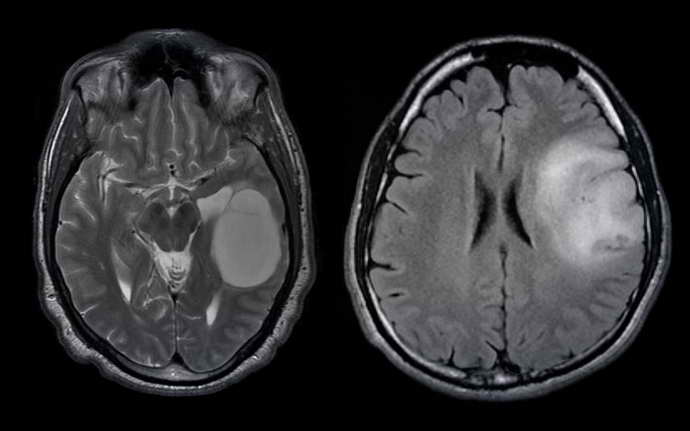
#> input picture IW2/MPT_3.jpg, 690 x 431 px, found by its file name
$ python Kanny_IW2.py   (older library calls are emulated)
#> lines starting #> are read from the running program, lines starting #| are printed output that depends on the picture; after the words box and inside, x2 and y2 are one past the last pixel; in counts of white or black regions, pixels touching at a corner belong together
import cv2
import numpy as np

# image = cv2.imread('IW1\MPT_1.jpg', cv2.IMREAD_GRAYSCALE) # идеал - threshold1=50, threshold2=100
# image = cv2.imread('C:\ACOM\IW1\MPT_2.jpg', cv2.IMREAD_GRAYSCALE) # идеал - threshold1=50, threshold2=250
image = cv2.imread('C:\ACOM\IW1\MPT_3.jpg', cv2.IMREAD_GRAYSCALE) # идеал - threshold1=50, threshold2=100
#> image: shape (431, 690); min 0, max 255, mean 48.8
# image = cv2.imread('C:\ACOM\IW1\MPT_4.jpg', cv2.IMREAD_GRAYSCALE) # идеал - threshold1=50, threshold2=270
# image = cv2.imread('C:\ACOM\IW1\MPT_5.jpg', cv2.IMREAD_GRAYSCALE) # идеал - threshold1=100, threshold2=200(250)


# Предобработка: выравнивание контраста с помощью гистограммы (но мы об это не скажем)
image_eq = cv2.equalizeHist(image)
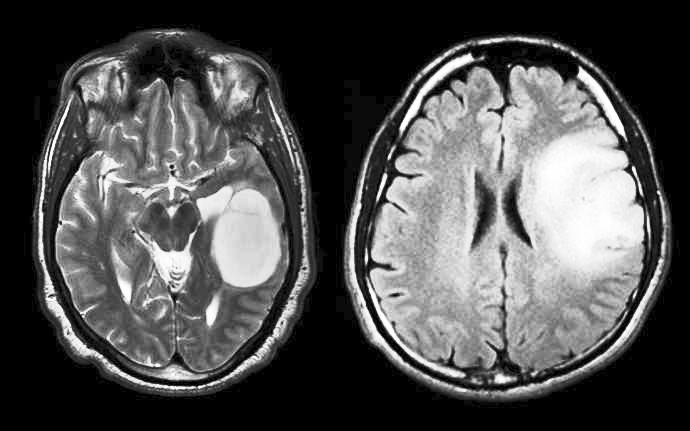
#> image_eq: shape (431, 690); min 0, max 255, mean 80.5
blurred = cv2.GaussianBlur(image, (3, 3), 1)

# [9 lines of commented-out code are left out]
edges = cv2.Canny(blurred, threshold1=50, threshold2=150)
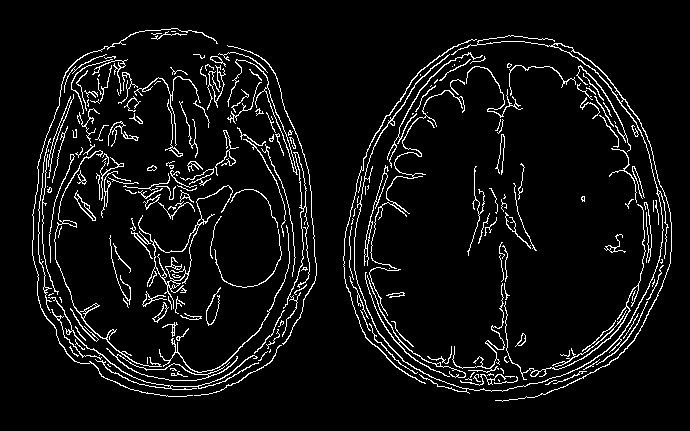
#> edges: shape (431, 690); 6.4% white in thin lines or dots, all inside (x1, y1, x2, y2) = (32, 28, 672, 402)
laplacian = cv2.Laplacian(blurred, cv2.CV_64F)
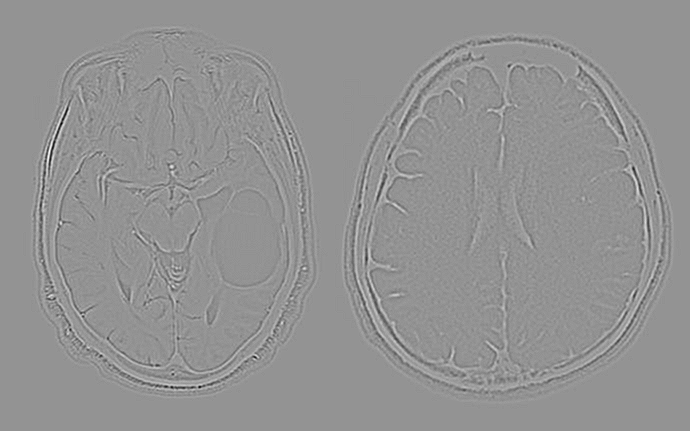
#> laplacian: shape (431, 690) float64; min -113, max 83, mean 0; drawn with min black and max white
# 4. Нормализация значений результата лапласиана в диапазон (0, 255)
laplacian_normalized = cv2.normalize(laplacian, None, 0, 255, cv2.NORM_MINMAX)
laplacian_normalized = np.uint8(laplacian_normalized)

# 5. Применение порогового преобразования для выделения границ
# Пороговые значения 40 и 255 можно настроить:
_, thresholded_laplacian = cv2.threshold(laplacian, 5, 30, cv2.THRESH_BINARY)
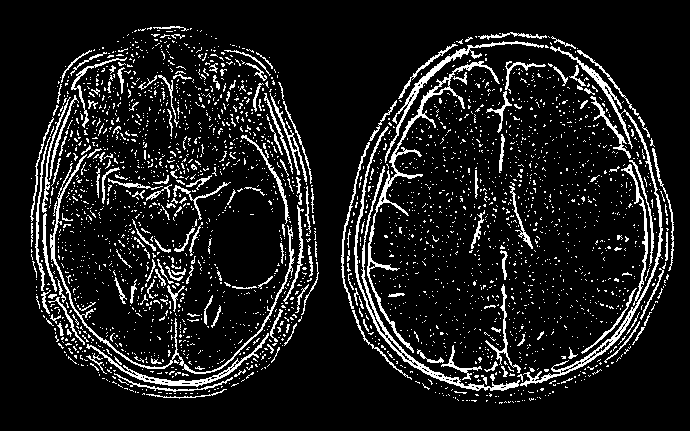
#> thresholded_laplacian: shape (431, 690) float64; values 0 (black) and 30 (white), 10.9% white in thin lines or dots, all inside (x1, y1, x2, y2) = (30, 26, 674, 404)


# cv2.imwrite('50-150.png', edges)
# ---------------------------------------------------------------------------------
# МОРФОЛОГИЧЕСКАЯ ОБРАБОТКА  (можно нахуй делетнуть, я просто игрался)
kernel = np.ones((5, 5), np.uint8)
dilated = cv2.dilate(edges, kernel, iterations=2)
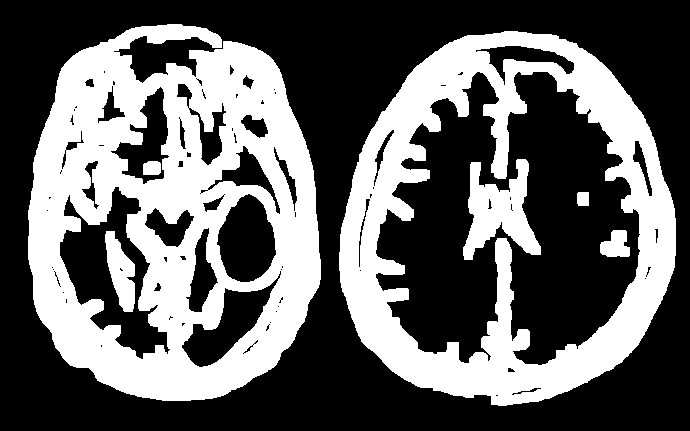
#> dilated: shape (431, 690); 38.7% white; 7 white regions
contours, _ = cv2.findContours(dilated, cv2.RETR_EXTERNAL, cv2.CHAIN_APPROX_SIMPLE)
#> contours = 2 contours; box (x1, y1, x2, y2) and area: (339, 31, 676, 406) 98018, (28, 24, 321, 401) 87222
filled_mask = np.zeros_like(image)
cv2.drawContours(filled_mask, contours, -1, (255), thickness=cv2.FILLED)
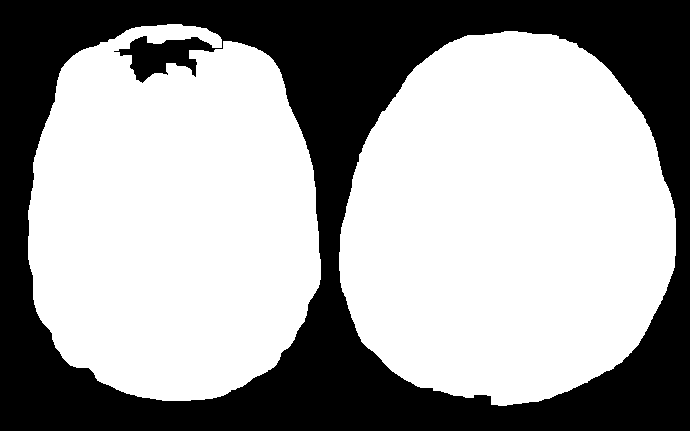
#> filled_mask: shape (431, 690); 62.7% white; 1 black region, box (x1, y1, x2, y2) and area: (0, 0, 690, 431) 110945
highlights = cv2.bitwise_and(image, image, mask=filled_mask)
# ---------------------------------------------------------------------------------

cv2.imshow('Original', image)
cv2.imshow('Границы засветов (Канни)', edges)
# cv2.imwrite('Laplacian3.jpg', thresholded_laplacian)
# cv2.imshow('Detection', highlights)5
cv2.waitKey(0)
cv2.destroyAllWindows()

$ run again, with IW2/MPT_1.jpg copied over IW2/MPT_3.jpg
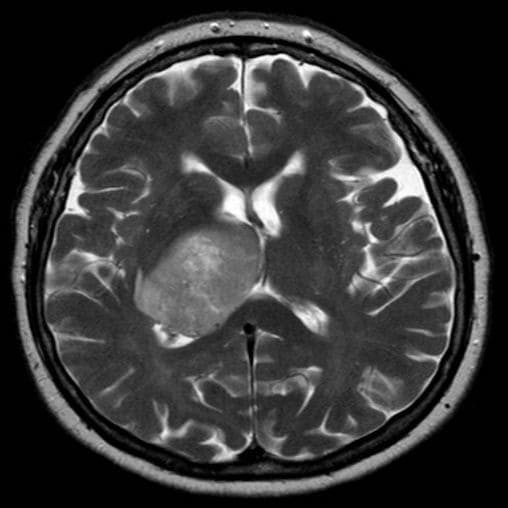
#> input picture IW2/MPT_1.jpg, 508 x 508 px, found by its file name
#> image is the input picture: shape (508, 508); min 0, max 255, mean 56.4
#> `edges = cv2.Canny(blurred, threshold1=50, threshold2=150)`:
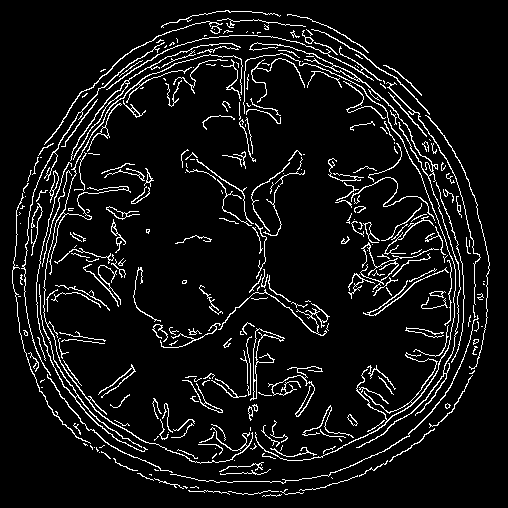
#> edges: shape (508, 508); 7.5% white in thin lines or dots
#> thresholded_laplacian: shape (508, 508) float64; values 0 (black) and 30 (white), 12.9% white in thin lines or dots
#> dilated: shape (508, 508); 47.8% white; 5 white regions
#> contours = 1 contour; box (x1, y1, x2, y2) and area: (8, 6, 494, 501) 189710
#> `cv2.drawContours(filled_mask, contours, -1, (255), thickness=cv2.FILLED)`:
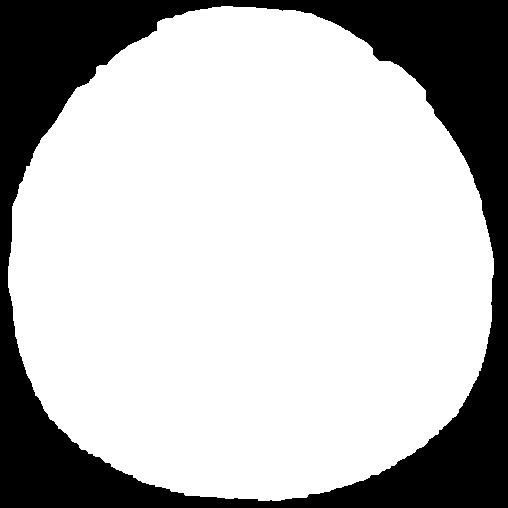
#> filled_mask: shape (508, 508); 73.8% white; 1 black region, box (x1, y1, x2, y2) and area: (0, 0, 508, 508) 67617

$ run again, with IW2/MPT_2.jpg copied over IW2/MPT_3.jpg
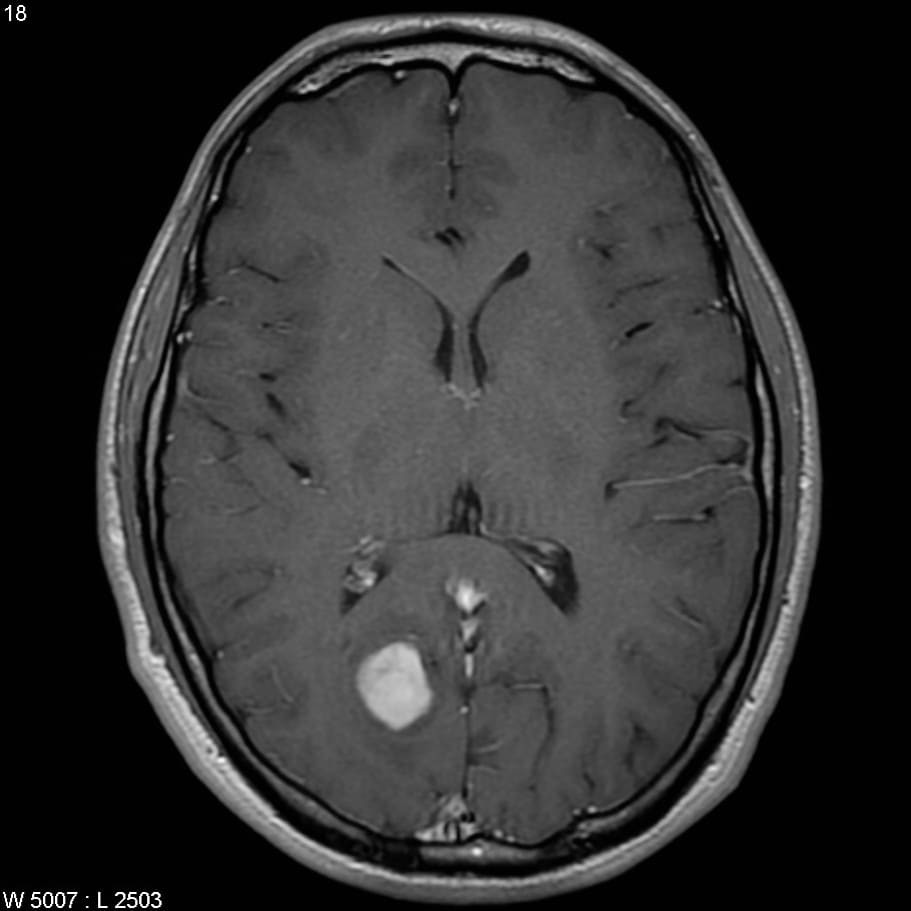
#> input picture IW2/MPT_2.jpg, 911 x 911 px, found by its file name
#> image is the input picture: shape (911, 911); min 0, max 255, mean 49
#> `edges = cv2.Canny(blurred, threshold1=50, threshold2=150)`:
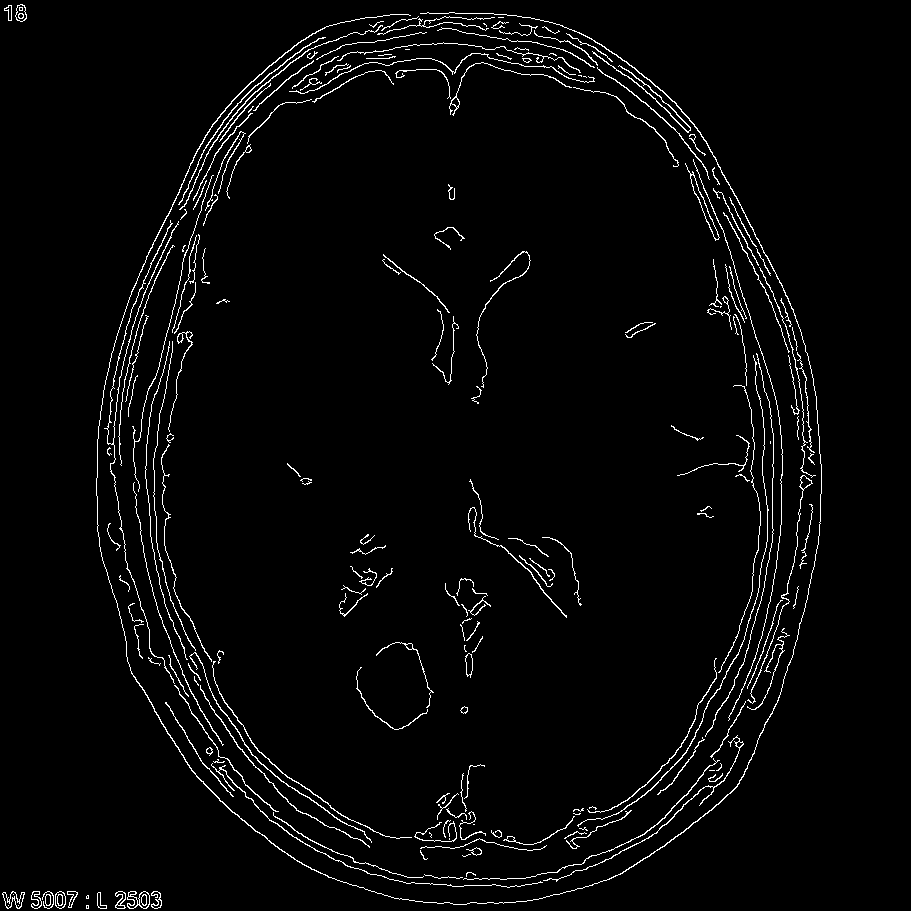
#> edges: shape (911, 911); 2.8% white in thin lines or dots, all inside (x1, y1, x2, y2) = (2, 4, 822, 909)
#> thresholded_laplacian: shape (911, 911) float64; values 0 (black) and 30 (white), 4% white in thin lines or dots
#> dilated: shape (911, 911); 21.3% white; 18 white regions
#> contours = 3 contours; box (x1, y1, x2, y2) and area: (92, 8, 826, 909) 525957, (0, 887, 166, 911) 3531, (0, 0, 31, 26) 652
#> `cv2.drawContours(filled_mask, contours, -1, (255), thickness=cv2.FILLED)`:
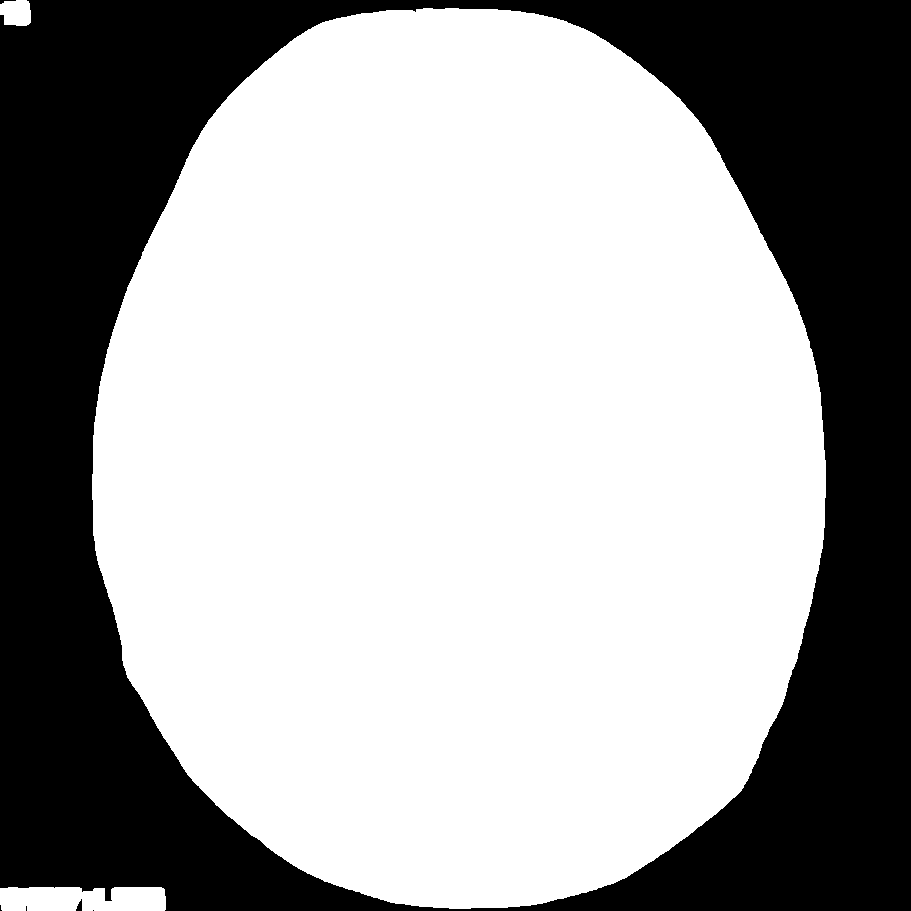
#> filled_mask: shape (911, 911); 64.1% white; 6 black regions (3 under 20 px), largest, box (x1, y1, x2, y2) and area: (0, 0, 911, 911) 298244, (76, 899, 82, 911) 45, (0, 0, 16, 4) 26
